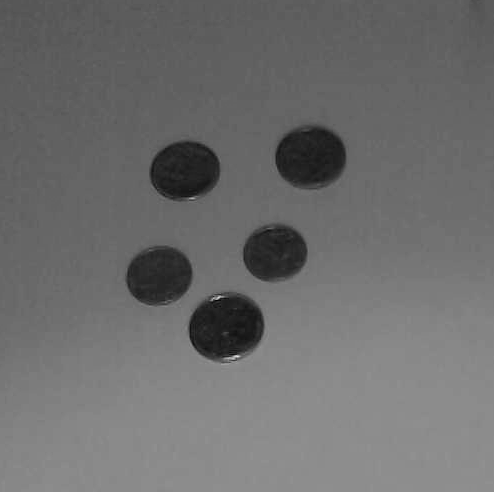
#> input picture Day2/Codes/Samples 2/gray_image.png, 494 x 492 px, found by its file name
$ python '5.0 thresholding.py'
#> lines starting #> are read from the running program, lines starting #| are printed output that depends on the picture; after the words box and inside, x2 and y2 are one past the last pixel; in counts of white or black regions, pixels touching at a corner belong together
import cv2

img=cv2.imread('Samples 2/gray_Image.png')
#> img is the input picture: shape (492, 494, 3); min 1, max 232, mean 109.4

gray=cv2.cvtColor(img,cv2.COLOR_BGR2GRAY)
blur=cv2.blur(gray,(3,3))
ret,thr=cv2.threshold(blur,50,255,cv2.THRESH_BINARY_INV)
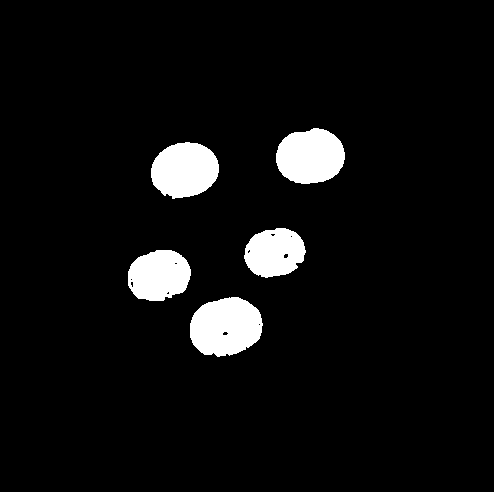
#> thr: shape (492, 494); 5.9% white; 5 white regions, box (x1, y1, x2, y2) and area: (190, 297, 263, 357) 3376, (276, 128, 345, 184) 3027, (151, 142, 219, 199) 2972, (128, 250, 191, 301) 2534, (244, 228, 306, 278) 2324

cv2.imshow('IMG',img)
cv2.imshow('THR',thr)
